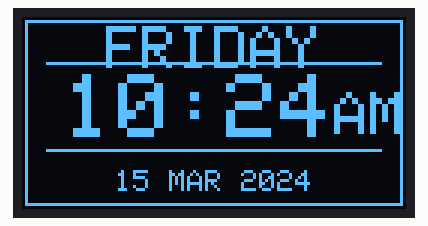
This sketch was run on a simulated ESP32. Shown: 128×64 one-colour display. The local clock reads 2024-03-15 10:24:30 at power-on unless the sketch sets it; what the sketch prints to the serial monitor is not drawn.

Above: at 1.1 s.
At 30.9 s:
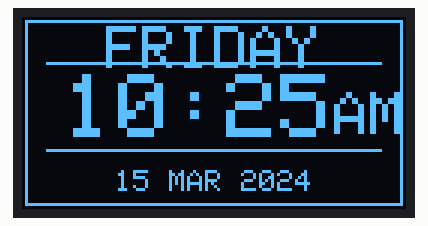
At 90.5 s:
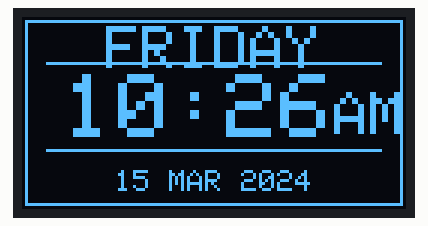

Measured:
- what the display in image 0 shows lasts 29.8 s, from 1.1 s to 30.9 s
- what the display in image 1 shows lasts 59.6 s, from 30.9 s to 90.5 s

The sketch:

rtc.ino
```cpp
#include <Wire.h>
#include <Adafruit_GFX.h>
#include <Adafruit_SSD1306.h>
#include "RTClib.h"

#define SCREEN_WIDTH 128
#define SCREEN_HEIGHT 64

// OLED
Adafruit_SSD1306 display(SCREEN_WIDTH, SCREEN_HEIGHT, &Wire, -1);

// RTC
RTC_DS3231 rtc;


// Days of the week
const char* daysOfWeek[] =
{
  "SUNDAY",
  "MONDAY",
  "TUESDAY",
  "WEDNESDAY",
  "THURSDAY",
  "FRIDAY",
  "SATURDAY"
};


// Months
const char* months[] =
{
  "JAN",
  "FEB",
  "MAR",
  "APR",
  "MAY",
  "JUN",
  "JUL",
  "AUG",
  "SEP",
  "OCT",
  "NOV",
  "DEC"
};


void setup()
{
  Serial.begin(115200);

  // ESP32 I2C
  // SDA = GPIO21
  // SCL = GPIO22
  Wire.begin(21, 22);


  // ---------------- OLED INITIALIZATION ----------------

  if (!display.begin(SSD1306_SWITCHCAPVCC, 0x3C))
  {
    Serial.println("OLED FAILED");

    while (1);
  }

  Serial.println("OLED OK");


  // ---------------- RTC INITIALIZATION ----------------

  if (!rtc.begin())
  {
    Serial.println("RTC FAILED");

    while (1);
  }

  Serial.println("RTC OK");


  // Set RTC only if it has lost power
  if (rtc.lostPower())
  {
    Serial.println("RTC LOST POWER");

    rtc.adjust(DateTime(F(__DATE__), F(__TIME__)));

    Serial.println("RTC TIME SET");
  }


  // Initial display
  display.clearDisplay();

  display.setTextColor(SSD1306_WHITE);

  display.display();

  delay(1000);
}


void loop()
{
  // Get current date and time from DS3231
  DateTime now = rtc.now();


  // =====================================================
  //                    12 HOUR FORMAT
  // =====================================================

  int hour12 = now.hour();

  const char* ampm;

  if (hour12 >= 12)
  {
    ampm = "PM";
  }
  else
  {
    ampm = "AM";
  }

  if (hour12 == 0)
  {
    hour12 = 12;
  }
  else if (hour12 > 12)
  {
    hour12 -= 12;
  }


  // =====================================================
  //                    SERIAL MONITOR
  // =====================================================

  Serial.print("Day: ");
  Serial.println(daysOfWeek[now.dayOfTheWeek()]);

  Serial.print("Time: ");

  if (hour12 < 10)
    Serial.print("0");

  Serial.print(hour12);
  Serial.print(":");

  if (now.minute() < 10)
    Serial.print("0");

  Serial.print(now.minute());
  Serial.print(":");

  if (now.second() < 10)
    Serial.print("0");

  Serial.print(now.second());

  Serial.print(" ");
  Serial.println(ampm);


  Serial.print("Date: ");

  if (now.day() < 10)
    Serial.print("0");

  Serial.print(now.day());

  Serial.print(" ");

  Serial.print(months[now.month() - 1]);

  Serial.print(" ");

  Serial.println(now.year());

  Serial.println("-------------------------");


  // =====================================================
  //                    OLED DISPLAY
  // =====================================================

  display.clearDisplay();


  // -----------------------------------------------------
  // OUTER BORDER
  // -----------------------------------------------------

  display.drawRect(1, 1, 126, 62, SSD1306_WHITE);


  // -----------------------------------------------------
  // TOP DAY
  // -----------------------------------------------------

  display.setTextSize(2);

  String dayName = daysOfWeek[now.dayOfTheWeek()];

  int dayWidth = dayName.length() * 12;

  int dayX = (128 - dayWidth) / 2;

  display.setCursor(dayX, 3);

  display.print(dayName);


  // -----------------------------------------------------
  // FIRST SEPARATOR LINE
  // -----------------------------------------------------

  display.drawLine(8, 15, 119, 15, SSD1306_WHITE);


  // -----------------------------------------------------
  // TIME
  // -----------------------------------------------------

  char timeString[6];

  sprintf(timeString,
          "%02d:%02d",
          hour12,
          now.minute());


  // Large time
  display.setTextSize(3);

  // 5 characters × 18 pixels = 90 pixels
  int timeX = 14;

  display.setCursor(timeX, 19);

  display.print(timeString);


  // -----------------------------------------------------
  // AM / PM
  // -----------------------------------------------------

  display.setTextSize(2);

  display.setCursor(104, 25);

  display.print(ampm);


  // -----------------------------------------------------
  // SECOND SEPARATOR LINE
  // -----------------------------------------------------

  display.drawLine(8, 44, 119, 44, SSD1306_WHITE);


  // -----------------------------------------------------
  // DATE
  // -----------------------------------------------------

  char dateString[12];

  sprintf(dateString,
          "%02d %s %04d",
          now.day(),
          months[now.month() - 1],
          now.year());


  display.setTextSize(1);

  // Center date
  int dateWidth = strlen(dateString) * 6;

  int dateX = (128 - dateWidth) / 2;

  display.setCursor(dateX, 51);

  display.print(dateString);


  // -----------------------------------------------------
  // UPDATE OLED
  // -----------------------------------------------------

  display.display();


  // Update every second
  delay(1000);
}
```
